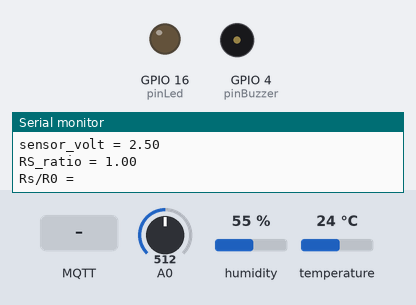
This sketch was run on a simulated ESP8266 (NodeMCU). Shown: output pins drawn as LEDs (lit = HIGH), buzzer (waves = sounding, pin HIGH), the last lines printed to the serial monitor. Dashed ring = blinking. The inputs (shaded band) are chosen by the test bench; at power-on: A0 = 512, humidity 55 %, temperature 24 °C. WiFi joins after 1.5 s; servers stay silent unless stated; no MQTT or app messages arrive unless stated.

Above: at 2.7 s.
2.8 s: MQTT message "1" arrives on the first subscribed topic
At 3.76 s:
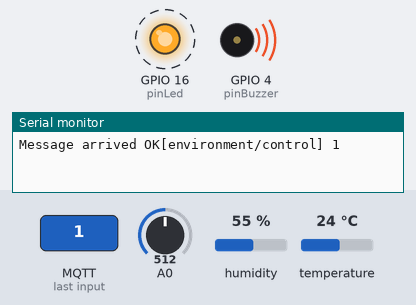
7.5 s: A0 set to 0
10.5 s: MQTT message "on" arrives on the first subscribed topic
12.5 s: MQTT message "off" arrives on the first subscribed topic
Timing chart, 0 to 15.5 s (numbered marks = the images above; inputs shaded):
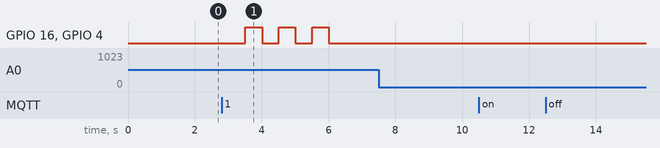

Measured:
- after the input at 2.8 s, GPIO 16 (pinLed), GPIO 4 (pinBuzzer): alternates HIGH for 0.50 s and LOW for 0.50 s, 6 changes in all, then stays LOW, starting after 0.71 s

The sketch:

backup.ino
```cpp
#include <ESP8266WiFi.h>
#include <PubSubClient.h>
#include <ArduinoJson.h>
//sensor ---begin
#include <Arduino.h>
//Cảm biến DTHH1
#include <DHT.h>
#define DHT_PIN 2       // Chân kết nối cảm biến DHT11 chân D6
#define DHT_TYPE DHT11
DHT dht(DHT_PIN, DHT_TYPE);
const int pinBuzzer = 4;//D4 CÒI
const int pinLed = 16;//
//sensor ----end

//--------------JSON--------
#include <ArduinoJson.h>
const int JSON_SIZE = 200;
StaticJsonDocument<JSON_SIZE> jsonDoc;

//-------END JSON-----------

const int temper = 50;
const int humity = 100;

const String dataTopic = "environment/data";
const String receiveTopic = "environment/control";

//Update these with values suitable for your network.

const char* ssid = "Hieu Bo";//tên wifi
const char* password = "92928378";//mật khẩu
const char* mqtt_server = "192.168.88.32";//server IP
const char* clientId = "raspberry/pi";
const char* mqttUser = "";
const char* mqttPassword = "";

WiFiClient espClient;//biến kết nối wifi
PubSubClient client(espClient);//kết nối MQTT
unsigned long lastMsg = 0;//thời gian của lần gửi tin nhắn cuối cùng
#define MSG_BUFFER_SIZE  (255)//kích thước tối đa của tin nhắn
char msg[MSG_BUFFER_SIZE];//mảng lưu trữ kí tự nội dung tin nhắn
int value = 0;//biến đếm

//-----Hàm thiết lập kết nối wifi---------//
void setup_wifi() {

  delay(10);
  // We start by connecting to a WiFi network
  Serial.println();
  Serial.print("Connecting to ");
  Serial.println(ssid);//hiển thị tên wifi
  WiFi.mode(WIFI_STA);//thiết lập chế độ esp đang kết nối wifi
  WiFi.begin(ssid, password);

  while (WiFi.status() != WL_CONNECTED) {
    delay(500);
    Serial.print(".");
  }
  randomSeed(micros());
  Serial.println("");
  Serial.println("WiFi connected");
  Serial.println("IP address: ");
  Serial.println(WiFi.localIP());
}

void controlSensor(){
 int duration = 3000;//10s
      unsigned long startTime = millis(); // Thời điểm bắt đầu
      unsigned const  long interval = 500;//thời gian nháy
      unsigned long previousMillis = 0;
      bool flag = false;
      while (millis() - startTime < duration) {
          unsigned long currentMillis = millis();
          if (currentMillis - previousMillis >= interval) {
              previousMillis = currentMillis; // Cập nhật thời gian trước đó
             if(flag){
               digitalWrite(pinLed,HIGH);
               digitalWrite(pinBuzzer,HIGH);
               flag=false;
             }else{
               digitalWrite(pinLed,LOW);
               digitalWrite(pinBuzzer,LOW);
               flag=true;
             }
            }
        yield();
    }
}


//----------hàm này được gọi khi nhận một tin nhắn từ MQTT---------//
//topic: chủ đề của tin nhắn, payload: nội dung của tin nhắn, lenght: độ dài của tin nhắn
void callback(char* topic, byte* payload, unsigned int length) {
  Serial.print("Message arrived OK[");
  Serial.print(topic);//chủ đề
  Serial.print("] ");

  for (int i = 0; i < length; i++) {
      Serial.print((char)payload[i]);
    }
    Serial.println();
  // Switch on the LED if an 1 was received as first character
  if ((char)payload[0] == '1') {
    //digitalWrite(BUILTIN_LED, LOW);   // Turn the LED on (Note that LOW is the voltage level
    controlSensor();
  } else {
    //digitalWrite(BUILTIN_LED, HIGH);  // Turn the LED off by making the voltage HIGH
  }
}

//----Thiết lập lại kết nối MQTT nếu mất kết nối
void reconnect() {
  // Loop until we're reconnected
  while (!client.connected()) {
    Serial.print("Attempting MQTT connection...");
    // Create a random client ID
    String clientId = "raspberry_pi";
   // clientId += String(random(0xffff), HEX);
    // Attempt to connect
    if (client.connect(clientId.c_str())) {
      Serial.println("connected");
      // Once connected, publish an announcement...
      client.publish("begin", "hello world");//gửi một tin nhắn đến MQTT với topic begin
      // ... and resubscribe
      client.subscribe(receiveTopic.c_str());//đăng ký topic theo giõi
    } else {
      Serial.print("failed, rc=");
      Serial.print(client.state());
      Serial.println(" try again in 5 seconds");
      // Wait 5 seconds before retrying
      delay(5000);
    }
  }
}


String collectSensorData(){
//   String result = "";
//    //BEGIN GAS SENSOR
//    float sensor_volt;// giá trị điện áp đọc được từ cảm biến (đọc được từ 0-1023 tương đương cho 0-5V) trong kk sạch thì sấp sỉ = 5V
//    float RS_air; //   giá trị của điện trở RS trong không khí sạch
//    float R0;  // Get the value of R0 via in LPG
//    float sensorValue;
//
//    /*--- Get a average data by testing 100 times ---*/
//    for(int x = 0 ; x < 100 ; x++)
//    {
//        sensorValue = sensorValue + analogRead(A0);
//    }
//    sensorValue = sensorValue/100.0;//tính trung bình cộng của cảm biến
//    /*-----------------------------------------------*/
//    sensor_volt = sensorValue/1024*5.0;
//    RS_air = (5.0-sensor_volt)/sensor_volt; // nếu trong kk sạch thì sẽ bằng 0 -> có gas sẽ tăng
//    R0 = RS_air/9.9; // The ratio of RS/R0 is 9.9 in LPG gas from Graph (Found using WebPlotDigitizer)
//
//    Serial.print("sensor_volt = ");
//  //  result += "sensor_volt = ";
//    Serial.print(sensor_volt);
//    Serial.println("V");
//  //  result += String(sensor_volt) + "V\n";
//
//    Serial.print("R0 = ");
//  //  result += "R0 = ";
//    Serial.println(R0);
// //   result += String(R0) + "\n";
//    sensorValue = 0;
//    //END GASSENSOR
//
//    //DTH11 BEGIN
//    // Đọc giá trị nhiệt độ và độ ẩm từ cảm biến
//    float temperature = dht.readTemperature();
//    float humidity = dht.readHumidity();
//
//   if (isnan(temperature) || isnan(humidity)) {
//      Serial.println("Failed to read from DHT sensor!");
//    } else {
//      // In giá trị nhiệt độ và độ ẩm lên Serial Monitor
//      Serial.print("Temperature: ");
//  //    result += "Temperature: ";;
//      Serial.print(temperature);
//      Serial.print(" °C");
// //     result += String(temperature) + " °C";
//      Serial.print(" - Humidity: ");
//      Serial.print(humidity);
//      Serial.println(" %");
//    //  result += " - Humidity: ";
//  //    result += String(humidity) + " %\n";
//    }
//  //BTH11 END

    float temperature = dht.readTemperature();
    float humidity = dht.readHumidity();
    boolean isNan = isnan(temperature) || isnan(humidity);
   if (isNan) {
      Serial.println("Failed to read from DHT sensor!");
    } else {
      // In giá trị nhiệt độ và độ ẩm lên Serial Monitor
      Serial.print("Temperature: ");
  //    result += "Temperature: ";;
      Serial.print(temperature);
      Serial.print(" °C");
 //     result += String(temperature) + " °C";
      Serial.print(" - Humidity: ");
      Serial.print(humidity);
      Serial.println(" %");
    //  result += " - Humidity: ";
  //    result += String(humidity) + " %\n";
    }


    float sensor_volt;
    float RS_gas; // Get value of RS in a GAS
    float ratio; // Get ratio RS_GAS/RS_air
    int sensorValue = analogRead(A0);
    sensor_volt=(float)sensorValue/1024*5.0;
    RS_gas = (5.0-sensor_volt)/sensor_volt; // omit *RL

          /*-Replace the name "R0" with the value of R0 in the demo of First Test -*/
  //  ratio = RS_gas/R0;  // ratio = RS/R0
          /*-----------------------------------------------------------------------*/

    Serial.print("sensor_volt = ");
    Serial.println(sensor_volt);
    Serial.print("RS_ratio = ");
    Serial.println(RS_gas);
    Serial.print("Rs/R0 = ");
   // Serial.println(ratio);

    Serial.print("\n\n");

    delay(1000);

    String jsonString;
  //  jsonDoc["sensor_volt"] = sensor_volt;
    jsonDoc["RS_gas"] = RS_gas;
    if(isNan){
       jsonDoc["Temperature"] = 0;
       jsonDoc["Humidity"] = 0;
    }else{
      jsonDoc["Temperature"] = temperature;
      jsonDoc["Humidity"] = humidity;
    }

    serializeJson(jsonDoc, jsonString);
    Serial.print(jsonString);
    return jsonString; // Trả về chuỗi kết quả
}


void setup() {
  //pinMode(BUILTIN_LED, OUTPUT);     // Initialize the BUILTIN_LED pin as an output
    Serial.begin(115200);
    setup_wifi();
    client.setServer(mqtt_server, 1883);
    client.setCallback(callback);

   dht.begin(); //BHT11
   pinMode(pinLed, OUTPUT);//đèn
   pinMode(pinBuzzer, OUTPUT);//còi

}


//method này dùng để kiểm tra nhiệt độ và độ ẩm. Nếu nhiệt độ và độ ẩm vượt quá ngưỡng quy định thì sẽ báo động

void loop() {
  //nếu nhiệt độ thay đổi thì hú còi
   // Đọc giá trị nhiệt độ và độ ẩm từ cảm biến
    float temperature = dht.readTemperature();
    float humidity = dht.readHumidity();

    if(temperature>=temper|| humidity>=humity){
      controlSensor();
    }


//nếu chưa kết nối được thì gọi hàm kết nối lại
  if (!client.connected()) {
    reconnect();
  }
  client.loop();
  unsigned long now = millis();
  //nếu đã được 2s thì gửi tin nhắn
  if (now - lastMsg > 2000) {
    lastMsg = now;
    ++value;

    String mess = collectSensorData();
    //char* charMess = mess.c_str();
//    char charMess[mess.length() + 1];
//    mess.toCharArray(charMess, sizeof(charMess));
    //snprintf (msg, MSG_BUFFER_SIZE,charMess, value);//nội dung tin nhắn gửi đến broker


    //R0 = 3
    Serial.print("Publish message: ");
    Serial.println(mess);
    client.publish(dataTopic.c_str(), mess.c_str());//gửi nội dung với chủ đề đăng ký chủ đề với tên esp1 và nội dung
  }
}
```
